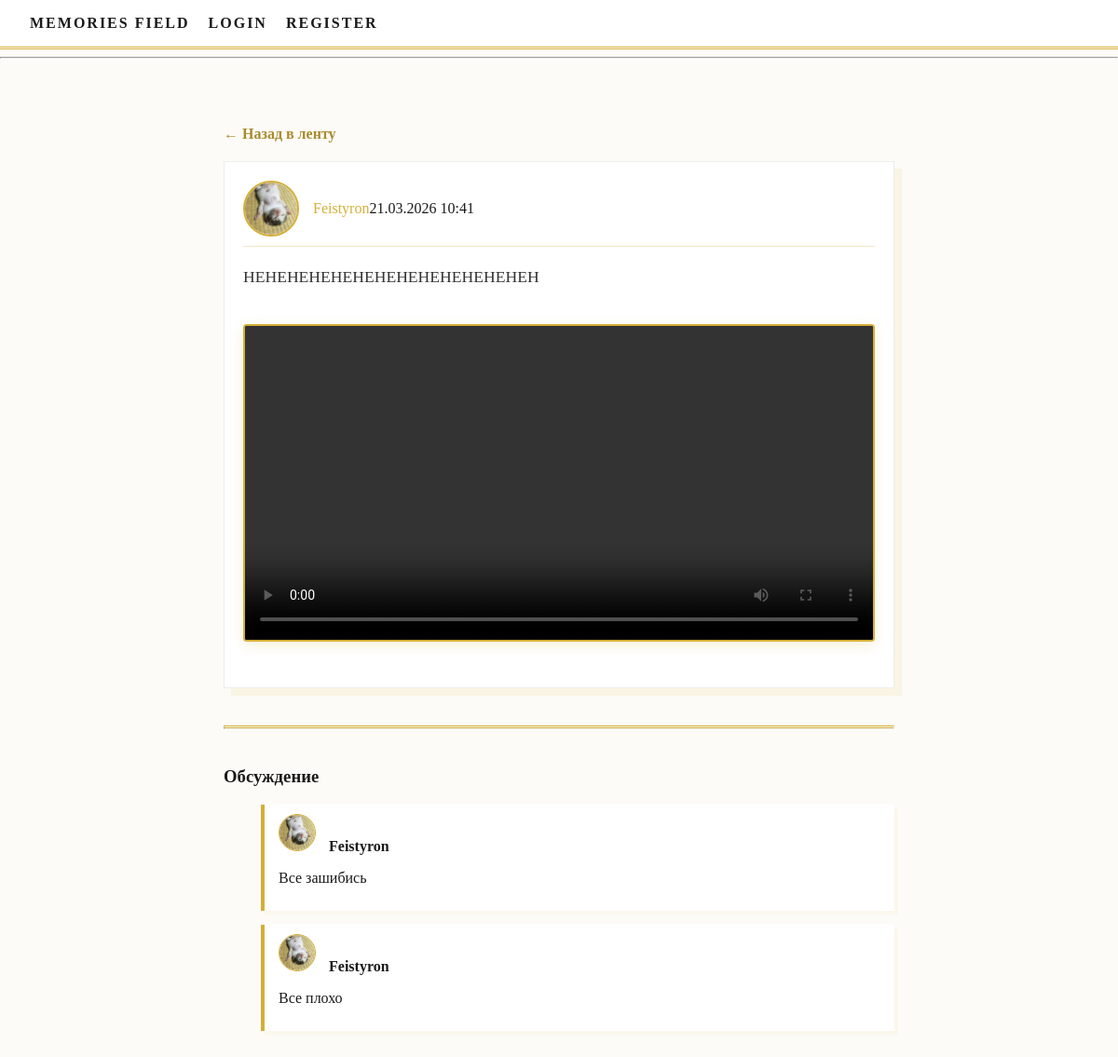
Page /post/6/ on the committed database.
### apps/accounts/models.py (models this page shows, shortened)
class Post(models.Model):
    author = models.ForeignKey(User, on_delete=models.CASCADE)
    content = models.TextField(blank=True)
    image = models.ImageField(upload_to='post_images/', blank=True, null=True)
    video = models.FileField(upload_to='post_videos/', blank=True, null=True)
    created_at = models.DateTimeField(auto_now_add=True)
    class Meta:
        ordering = ['-created_at']

class Profile(models.Model):
    user = models.OneToOneField(User, on_delete=models.CASCADE)
    avatar = models.ImageField(upload_to='avatars/', null=True, blank=True)
    header_image = models.ImageField(upload_to='headers/', null=True, blank=True)

class Forum(models.Model):
    post = models.ForeignKey(Post, on_delete=models.CASCADE, related_name='replies')
    author = models.ForeignKey(User, on_delete=models.CASCADE)
    content = models.TextField()
    image = models.ImageField(upload_to='forum_images/', blank=True, null=True)
    created_at = models.DateTimeField(auto_now_add=True)
    class Meta:
        ordering = ['-created_at']

### apps/accounts/views.py (the view, shortened to what this page needs)
def post_detail(request, pk):
    post = get_object_or_404(Post, pk=pk)
    comments = post.replies.all().order_by('created_at')
    form = ForumForm()
    return render(request, 'post.html', {
        'post': post,
        'comments': comments,
        'form': form
    })

### templates/post.html (shortened to what this page needs)
{% extends "base.html" %}
{% block content %}
<div class="post-full-view">
    <a href="{% url 'home' %}" class="btn-back">← Назад в ленту</a>
    <div class="post-card main-thread">
        <div class="post-header">
            <img src="{{ post.author.profile.avatar.url }}" class="mini-avatar">
            <a href="{% url 'profile' post.author.username %}" class="gold-author-link">
                {{ post.author.username }}
            </a>
            <span>{{ post.created_at|date:"d.m.Y H:i" }}</span>
        </div>
        <div class="post-content">
            <p class="main-text">{{ post.content }}</p>
            {% if post.video %}
                <div class="video-wrapper">
                    <video controls class="post-video-full">
                        <source src="{{ post.video.url }}" type="video/mp4">
                    </video>
                </div>
            {% endif %}
        </div>
    </div>
    <hr class="gold-divider">
    <h3>Обсуждение</h3>
    <div class="forum-thread">
        {% for reply in comments %}
            <div class="reply-card">
                <div class="reply-header">
                    <img src="{{ reply.author.profile.avatar.url }}" class="mini-avatar-small">
                    <strong>{{ reply.author.username }}</strong>
                </div>
                <p>{{ reply.content }}</p>
            </div>
        {% empty %}
            <p>Здесь пока нет ответов. Будьте первым!</p>
        {% endfor %}
    </div>
</div>
{% endblock %}

### static/css/main.css (style rules this page uses)
:root { --bg-light: #fdfbf7; --card-bg: #ffffff; --accent-gold: #d4af37; --gold-dark: #aa8a2e; --text-dark: #1a1a1a; --text-muted: #7a6a40; --border-gold: 1px solid #d4af37; }
* { box-sizing: border-box; }
body { background-color: var(--bg-light); color: var(--text-dark); font-family: 'Georgia', 'Times New Roman', serif; margin: 0; }
.reply-card { background: #fff; border-left: 4px solid var(--accent-gold); margin-left: 40px; padding: 10px 15px; margin-bottom: 15px; box-shadow: 4px 4px 0px rgba(212, 175, 55, 0.05); }
.gold-divider { border-top: 3px double var(--accent-gold); margin: 40px 0; }
.btn-back { display: inline-block; margin-bottom: 20px; color: var(--gold-dark); text-decoration: none; font-weight: bold; }
.post-card { background-color: var(--card-bg); border: var(--border-gold); padding: 20px; margin-bottom: 30px; box-shadow: 8px 8px 0px rgba(212, 175, 55, 0.1); transition: transform 0.2s; }
.post-header { display: flex; align-items: center; margin-bottom: 15px; border-bottom: 1px solid #f0e6c5; padding-bottom: 10px; }
.mini-avatar { width: 60px; height: 60px; border-radius: 50%; object-fit: cover; border: 2px solid var(--accent-gold); margin-right: 15px; }
.post-content p { font-size: 1.1rem; line-height: 1.6; color: #333; }
.reply-card .mini-avatar-small { width: 40px; height: 40px; border-radius: 50%; object-fit: cover; border: 1px solid var(--accent-gold); margin-right: 10px; }
.post-card { transition: all 0.3s ease; border: 1px solid #eee; }
a { color: var(--accent-gold); text-decoration: none; transition: all 0.3s ease; }
.post-video-full { width: 100%; max-height: 600px; border: 2px solid var(--accent-gold); border-radius: 4px; background: #000; margin-top: 20px; box-shadow: 0 4px 15px rgba(212, 175, 55, 0.2); }
.video-wrapper { margin-bottom: 25px; }

### rows in the picture
Post: author.profile.avatar (picture), author.username "Feistyron", created_at "21.03.2026 10:41", content "НЕНЕНЕНЕНЕНЕНЕНЕНЕНЕНЕНЕНЕН"
Forum: author.profile.avatar (picture), author.username "Feistyron", content "Все зашибись"
Forum: author.profile.avatar (picture), author.username "Feistyron", content "Все плохо"
